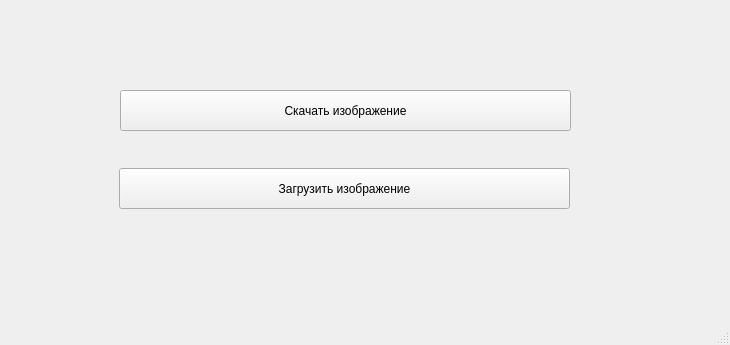
<?xml version="1.0" encoding="UTF-8"?>
<ui version="4.0">
 <class>MainWindow</class>
 <widget class="QMainWindow" name="MainWindow">
  <property name="geometry">
   <rect>
    <x>0</x>
    <y>0</y>
    <width>730</width>
    <height>345</height>
   </rect>
  </property>
  <property name="windowTitle">
   <string>MainWindow</string>
  </property>
  <widget class="QWidget" name="centralwidget">
   <widget class="QPushButton" name="Upload_button">
    <property name="geometry">
     <rect>
      <x>119</x>
      <y>168</y>
      <width>451</width>
      <height>41</height>
     </rect>
    </property>
    <property name="text">
     <string>Загрузить изображение</string>
    </property>
   </widget>
   <widget class="QPushButton" name="Download_button">
    <property name="geometry">
     <rect>
      <x>120</x>
      <y>90</y>
      <width>451</width>
      <height>41</height>
     </rect>
    </property>
    <property name="text">
     <string>Скачать изображение</string>
    </property>
   </widget>
  </widget>
  <widget class="QStatusBar" name="statusbar"/>
 </widget>
 <resources/>
 <connections/>
</ui>
